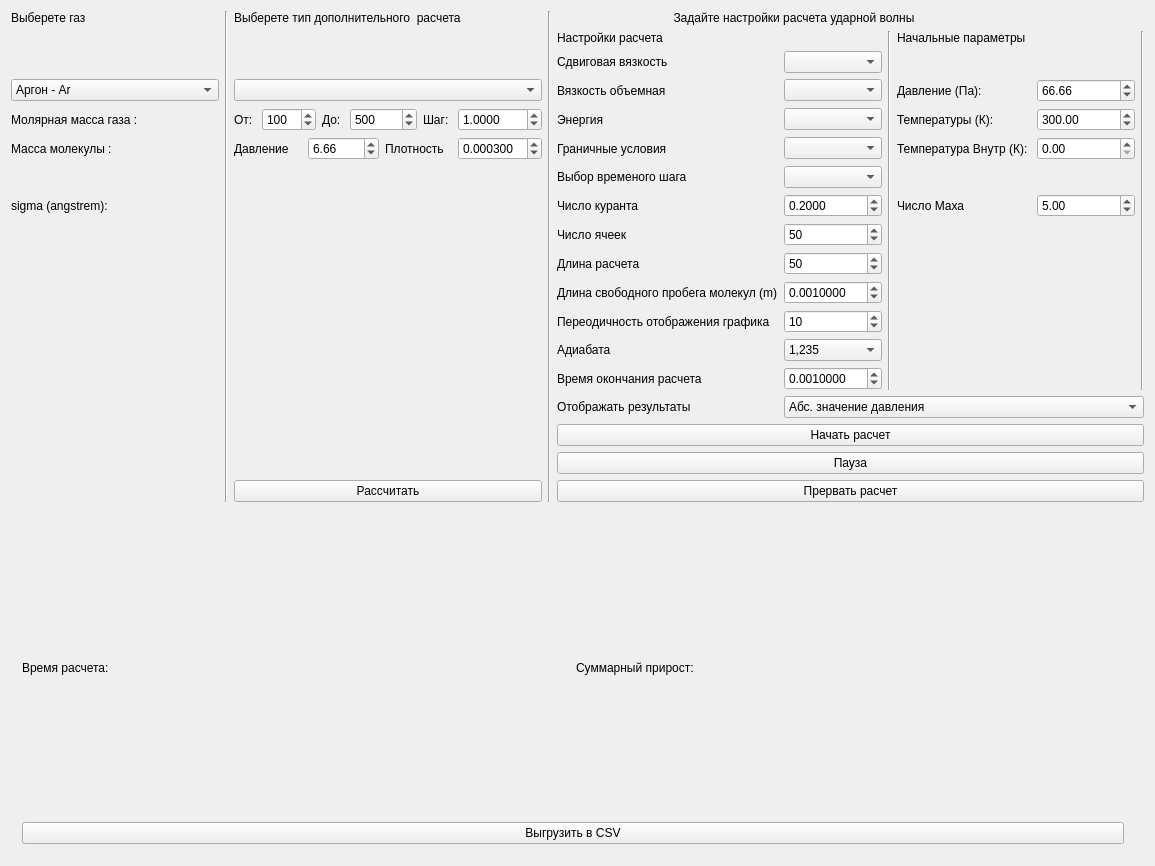
<?xml version="1.0" encoding="UTF-8"?>
<ui version="4.0">
 <class>Widget</class>
 <widget class="QWidget" name="Widget">
  <property name="geometry">
   <rect>
    <x>0</x>
    <y>0</y>
    <width>1155</width>
    <height>866</height>
   </rect>
  </property>
  <property name="windowTitle">
   <string>Widget</string>
  </property>
  <layout class="QGridLayout" name="gridLayout" rowstretch="0,0,0,0,0,0,0,0,0,0,0,0,0,0,0,0,0,0,0,0,10" columnstretch="0,0,0,0,0,0,0,0,0,0">
   <item row="5" column="5">
    <widget class="QComboBox" name="comboBox_BC"/>
   </item>
   <item row="5" column="7">
    <widget class="QLabel" name="label_16">
     <property name="text">
      <string>Температура Внутр (К): </string>
     </property>
    </widget>
   </item>
   <item row="0" column="0">
    <widget class="QLabel" name="label">
     <property name="text">
      <string>Выберете газ</string>
     </property>
    </widget>
   </item>
   <item row="6" column="5">
    <widget class="QComboBox" name="comboBox_timeStep"/>
   </item>
   <item row="20" column="0" colspan="9">
    <widget class="QWidget" name="widget" native="true">
     <layout class="QGridLayout" name="gridLayout_2">
      <item row="0" column="0">
       <widget class="QLabel" name="label_time">
        <property name="text">
         <string>Время расчета:</string>
        </property>
       </widget>
      </item>
      <item row="0" column="1">
       <widget class="QLabel" name="label_error">
        <property name="text">
         <string>Суммарный прирост: </string>
        </property>
       </widget>
      </item>
      <item row="1" column="0" colspan="2">
       <widget class="QPushButton" name="pushButton_csv">
        <property name="text">
         <string>Выгрузить в CSV</string>
        </property>
       </widget>
      </item>
     </layout>
    </widget>
   </item>
   <item row="0" column="4" colspan="4">
    <widget class="QLabel" name="label_8">
     <property name="text">
      <string>Задайте настройки расчета ударной волны</string>
     </property>
     <property name="alignment">
      <set>Qt::AlignCenter</set>
     </property>
    </widget>
   </item>
   <item row="1" column="7">
    <widget class="QLabel" name="label_12">
     <property name="text">
      <string>Начальные параметры</string>
     </property>
    </widget>
   </item>
   <item row="0" column="1" rowspan="18">
    <widget class="Line" name="line">
     <property name="orientation">
      <enum>Qt::Vertical</enum>
     </property>
    </widget>
   </item>
   <item row="4" column="8">
    <widget class="QDoubleSpinBox" name="doubleSpinBo_temp">
     <property name="maximum">
      <double>10000.000000000000000</double>
     </property>
     <property name="value">
      <double>300.000000000000000</double>
     </property>
    </widget>
   </item>
   <item row="8" column="4">
    <widget class="QLabel" name="label_19">
     <property name="text">
      <string>Число ячеек</string>
     </property>
    </widget>
   </item>
   <item row="3" column="7">
    <widget class="QLabel" name="label_14">
     <property name="text">
      <string>Давление (Па):</string>
     </property>
    </widget>
   </item>
   <item row="9" column="5">
    <widget class="QSpinBox" name="spinBox_lenght">
     <property name="maximum">
      <number>1000</number>
     </property>
     <property name="value">
      <number>50</number>
     </property>
    </widget>
   </item>
   <item row="13" column="5">
    <widget class="QDoubleSpinBox" name="doubleSpinBox_tFin">
     <property name="decimals">
      <number>7</number>
     </property>
     <property name="singleStep">
      <double>0.001000000000000</double>
     </property>
     <property name="value">
      <double>0.001000000000000</double>
     </property>
    </widget>
   </item>
   <item row="4" column="2">
    <layout class="QHBoxLayout" name="horizontalLayout">
     <item>
      <widget class="QLabel" name="label_3">
       <property name="text">
        <string>От: </string>
       </property>
      </widget>
     </item>
     <item>
      <widget class="QSpinBox" name="spinBox_start">
       <property name="maximum">
        <number>1000</number>
       </property>
       <property name="value">
        <number>100</number>
       </property>
      </widget>
     </item>
     <item>
      <widget class="QLabel" name="label_4">
       <property name="text">
        <string>До: </string>
       </property>
      </widget>
     </item>
     <item>
      <widget class="QSpinBox" name="spinBox_stop">
       <property name="maximum">
        <number>100000</number>
       </property>
       <property name="value">
        <number>500</number>
       </property>
      </widget>
     </item>
     <item>
      <widget class="QLabel" name="label_5">
       <property name="text">
        <string>Шаг: </string>
       </property>
      </widget>
     </item>
     <item>
      <widget class="QDoubleSpinBox" name="doubleSpinBox_step">
       <property name="decimals">
        <number>4</number>
       </property>
       <property name="maximum">
        <double>1000.000000000000000</double>
       </property>
       <property name="singleStep">
        <double>0.100000000000000</double>
       </property>
       <property name="value">
        <double>1.000000000000000</double>
       </property>
      </widget>
     </item>
    </layout>
   </item>
   <item row="4" column="5">
    <widget class="QComboBox" name="comboBox_energy"/>
   </item>
   <item row="11" column="4">
    <widget class="QLabel" name="label_24">
     <property name="text">
      <string>Переодичность отображения графика</string>
     </property>
    </widget>
   </item>
   <item row="7" column="4">
    <widget class="QLabel" name="label_18">
     <property name="text">
      <string>Число куранта</string>
     </property>
    </widget>
   </item>
   <item row="1" column="4">
    <widget class="QLabel" name="label_13">
     <property name="text">
      <string>Настройки расчета</string>
     </property>
    </widget>
   </item>
   <item row="17" column="4" colspan="6">
    <widget class="QPushButton" name="pushButton_cancel">
     <property name="text">
      <string>Прервать расчет</string>
     </property>
    </widget>
   </item>
   <item row="7" column="0">
    <widget class="QLabel" name="label_sigma">
     <property name="text">
      <string>sigma (angstrem):</string>
     </property>
    </widget>
   </item>
   <item row="4" column="7">
    <widget class="QLabel" name="label_15">
     <property name="text">
      <string>Температуры (К):</string>
     </property>
    </widget>
   </item>
   <item row="6" column="4">
    <widget class="QLabel" name="label_23">
     <property name="text">
      <string>Выбор временого шага</string>
     </property>
    </widget>
   </item>
   <item row="7" column="7">
    <widget class="QLabel" name="label_17">
     <property name="text">
      <string>Число Маха</string>
     </property>
    </widget>
   </item>
   <item row="3" column="5">
    <widget class="QComboBox" name="comboBox_bulk"/>
   </item>
   <item row="3" column="4">
    <widget class="QLabel" name="label_9">
     <property name="text">
      <string>Вязкость объемная</string>
     </property>
    </widget>
   </item>
   <item row="15" column="4" colspan="6">
    <widget class="QPushButton" name="pushButton_start">
     <property name="enabled">
      <bool>true</bool>
     </property>
     <property name="text">
      <string>Начать расчет</string>
     </property>
    </widget>
   </item>
   <item row="12" column="5">
    <widget class="QComboBox" name="comboBox_gamma">
     <property name="currentIndex">
      <number>2</number>
     </property>
     <item>
      <property name="text">
       <string>5/3</string>
      </property>
     </item>
     <item>
      <property name="text">
       <string>1,4</string>
      </property>
     </item>
     <item>
      <property name="text">
       <string>1,235</string>
      </property>
     </item>
    </widget>
   </item>
   <item row="9" column="4">
    <widget class="QLabel" name="label_20">
     <property name="text">
      <string>Длина расчета</string>
     </property>
    </widget>
   </item>
   <item row="10" column="4">
    <widget class="QLabel" name="label_21">
     <property name="text">
      <string>Длина свободного пробега молекул (m)</string>
     </property>
    </widget>
   </item>
   <item row="10" column="5">
    <widget class="QDoubleSpinBox" name="doubleSpinBox_lambda">
     <property name="decimals">
      <number>7</number>
     </property>
     <property name="maximum">
      <double>1.000000000000000</double>
     </property>
     <property name="singleStep">
      <double>0.001000000000000</double>
     </property>
     <property name="value">
      <double>0.001000000000000</double>
     </property>
    </widget>
   </item>
   <item row="3" column="8">
    <widget class="QDoubleSpinBox" name="doubleSpinBox_pressure_2">
     <property name="maximum">
      <double>100000.000000000000000</double>
     </property>
     <property name="value">
      <double>66.659999999999997</double>
     </property>
    </widget>
   </item>
   <item row="14" column="5" colspan="5">
    <widget class="QComboBox" name="comboBox_typePlot">
     <item>
      <property name="text">
       <string>Абс. значение давления</string>
      </property>
     </item>
     <item>
      <property name="text">
       <string>Абс. значение плотности</string>
      </property>
     </item>
     <item>
      <property name="text">
       <string>Абс. значение скорости</string>
      </property>
     </item>
     <item>
      <property name="text">
       <string>Абс. значение температуры</string>
      </property>
     </item>
     <item>
      <property name="text">
       <string>Тензор напряжения</string>
      </property>
     </item>
     <item>
      <property name="text">
       <string>q_tr_rot</string>
      </property>
     </item>
     <item>
      <property name="text">
       <string>q_vibr</string>
      </property>
     </item>
    </widget>
   </item>
   <item row="13" column="4">
    <widget class="QLabel" name="label_26">
     <property name="text">
      <string>Время окончания расчета</string>
     </property>
    </widget>
   </item>
   <item row="12" column="4">
    <widget class="QLabel" name="label_25">
     <property name="text">
      <string>Адиабата</string>
     </property>
    </widget>
   </item>
   <item row="5" column="4">
    <widget class="QLabel" name="label_11">
     <property name="text">
      <string>Граничные условия</string>
     </property>
    </widget>
   </item>
   <item row="3" column="0">
    <widget class="QComboBox" name="comboBox_gas">
     <item>
      <property name="text">
       <string>Аргон - Ar</string>
      </property>
     </item>
     <item>
      <property name="text">
       <string>Азот - N2</string>
      </property>
     </item>
     <item>
      <property name="text">
       <string>Углекислый газ - CO2</string>
      </property>
     </item>
     <item>
      <property name="text">
       <string>Углекислый газ - CO2 2T(RS)</string>
      </property>
     </item>
     <item>
      <property name="text">
       <string>Углекислый газ - CO2 2T(HLLE)</string>
      </property>
     </item>
     <item>
      <property name="text">
       <string>Кислород - O2</string>
      </property>
     </item>
    </widget>
   </item>
   <item row="5" column="2">
    <layout class="QHBoxLayout" name="horizontalLayout_2">
     <item>
      <widget class="QLabel" name="label_6">
       <property name="text">
        <string>Давление</string>
       </property>
      </widget>
     </item>
     <item>
      <widget class="QDoubleSpinBox" name="doubleSpinBox_pressure">
       <property name="maximum">
        <double>1000.000000000000000</double>
       </property>
       <property name="value">
        <double>6.660000000000000</double>
       </property>
      </widget>
     </item>
     <item>
      <widget class="QLabel" name="label_7">
       <property name="text">
        <string>Плотность</string>
       </property>
      </widget>
     </item>
     <item>
      <widget class="QDoubleSpinBox" name="doubleSpinBox_density">
       <property name="decimals">
        <number>6</number>
       </property>
       <property name="singleStep">
        <double>0.001000000000000</double>
       </property>
       <property name="value">
        <double>0.000300000000000</double>
       </property>
      </widget>
     </item>
    </layout>
   </item>
   <item row="17" column="2">
    <widget class="QPushButton" name="pushButton_additionalSolve">
     <property name="text">
      <string>Рассчитать</string>
     </property>
    </widget>
   </item>
   <item row="0" column="2">
    <widget class="QLabel" name="label_2">
     <property name="text">
      <string>Выберете тип дополнительного  расчета</string>
     </property>
    </widget>
   </item>
   <item row="5" column="0">
    <widget class="QLabel" name="label_mass">
     <property name="text">
      <string>Масса молекулы : </string>
     </property>
    </widget>
   </item>
   <item row="1" column="6" rowspan="13">
    <widget class="Line" name="line_3">
     <property name="orientation">
      <enum>Qt::Vertical</enum>
     </property>
    </widget>
   </item>
   <item row="11" column="5">
    <widget class="QSpinBox" name="spinBox_timeplot">
     <property name="value">
      <number>10</number>
     </property>
    </widget>
   </item>
   <item row="3" column="2">
    <widget class="QComboBox" name="comboBox_additionalSolvingType"/>
   </item>
   <item row="16" column="4" colspan="6">
    <widget class="QPushButton" name="pushButton_pause">
     <property name="text">
      <string>Пауза</string>
     </property>
    </widget>
   </item>
   <item row="8" column="5">
    <widget class="QSpinBox" name="spinBox_numCells">
     <property name="maximum">
      <number>10000</number>
     </property>
     <property name="value">
      <number>50</number>
     </property>
    </widget>
   </item>
   <item row="4" column="4">
    <widget class="QLabel" name="label_10">
     <property name="text">
      <string>Энергия</string>
     </property>
    </widget>
   </item>
   <item row="5" column="8">
    <widget class="QDoubleSpinBox" name="doubleSpinBox_temp_second"/>
   </item>
   <item row="4" column="0">
    <widget class="QLabel" name="label_gasMolMass">
     <property name="text">
      <string>Молярная масса газа : </string>
     </property>
    </widget>
   </item>
   <item row="14" column="4">
    <widget class="QLabel" name="label_22">
     <property name="text">
      <string>Отображать результаты </string>
     </property>
    </widget>
   </item>
   <item row="1" column="9" rowspan="13">
    <widget class="Line" name="line_4">
     <property name="orientation">
      <enum>Qt::Vertical</enum>
     </property>
    </widget>
   </item>
   <item row="0" column="3" rowspan="18">
    <widget class="Line" name="line_2">
     <property name="orientation">
      <enum>Qt::Vertical</enum>
     </property>
    </widget>
   </item>
   <item row="7" column="5">
    <widget class="QDoubleSpinBox" name="doubleSpinBox_CFL">
     <property name="decimals">
      <number>4</number>
     </property>
     <property name="maximum">
      <double>10.000000000000000</double>
     </property>
     <property name="singleStep">
      <double>0.010000000000000</double>
     </property>
     <property name="value">
      <double>0.200000000000000</double>
     </property>
    </widget>
   </item>
   <item row="2" column="4">
    <widget class="QLabel" name="label_27">
     <property name="text">
      <string>Сдвиговая вязкость</string>
     </property>
    </widget>
   </item>
   <item row="2" column="5">
    <widget class="QComboBox" name="comboBox_share"/>
   </item>
   <item row="7" column="8">
    <widget class="QDoubleSpinBox" name="doubleSpinBox_ma">
     <property name="value">
      <double>5.000000000000000</double>
     </property>
    </widget>
   </item>
  </layout>
 </widget>
 <layoutdefault spacing="6" margin="11"/>
 <resources/>
 <connections/>
</ui>
